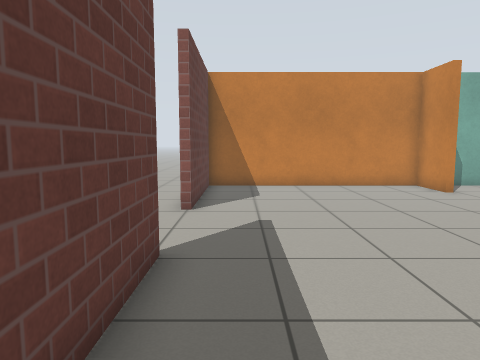
[1] (above)

17 first-person views from a walk through a world built for the Gazebo simulator. The camera is 0.94 m above the floor, tilts 6° down and sees 70° across. The floor is counted in squares, 0.5 m on a side. Each view is taken from the middle of a square. On the plan, view 1 faces up. The plan holds only what a view shows up to about 17 squares ahead; the rest is blank. Simple patterns stand in for the simulator's built-in surfaces.

[2]
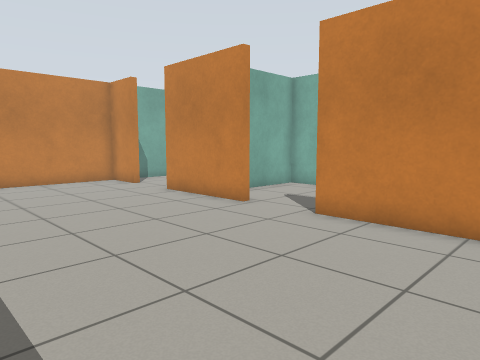

[3]
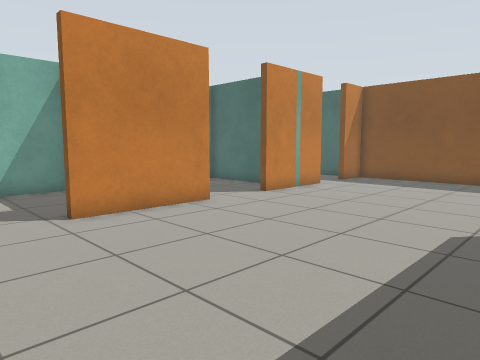

[4]
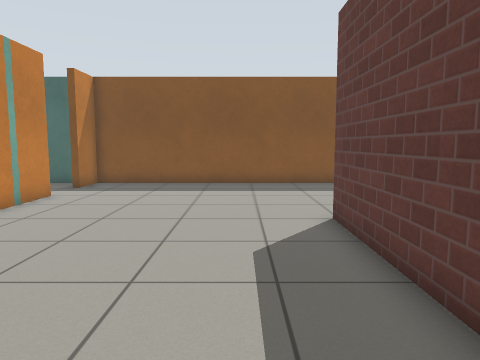

[5]
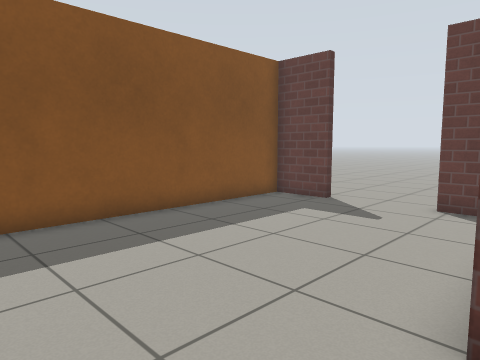

[6]
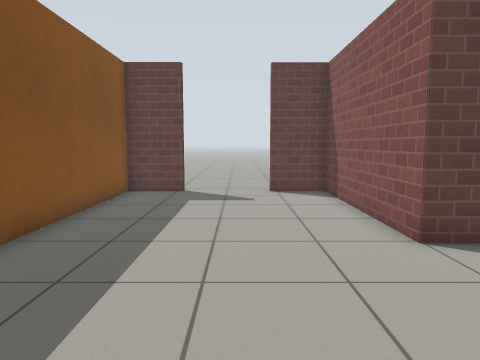

[7]
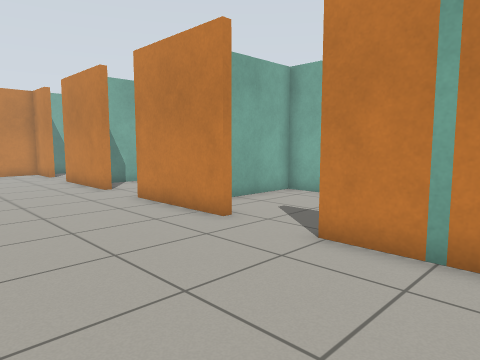

[8]
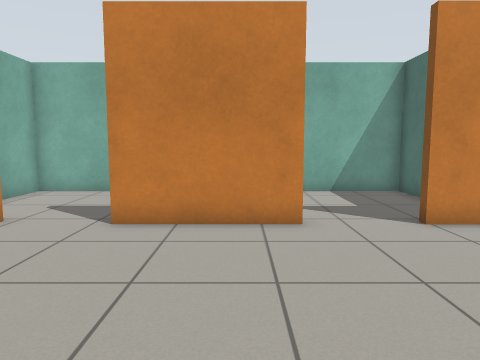

[9]
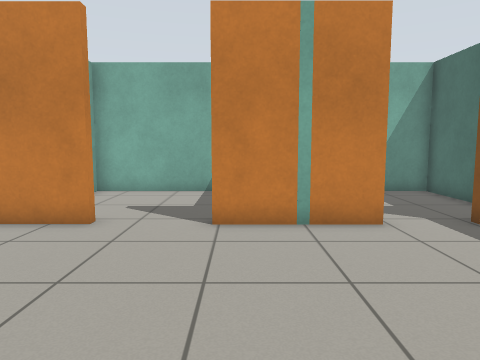

[10]
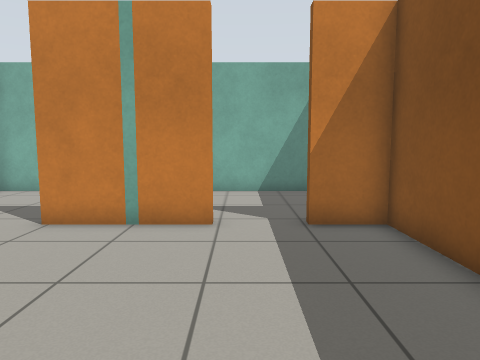

[11]
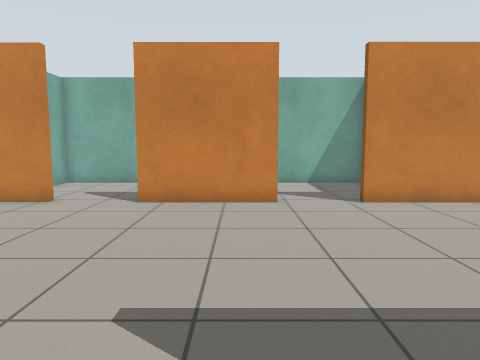

[12]
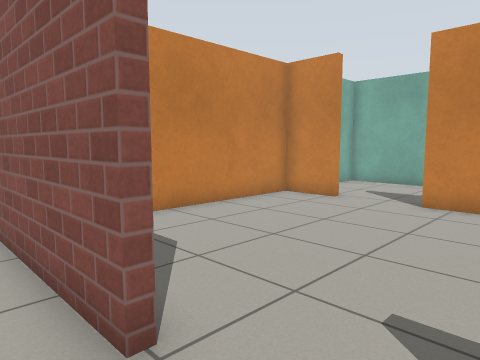

[13]
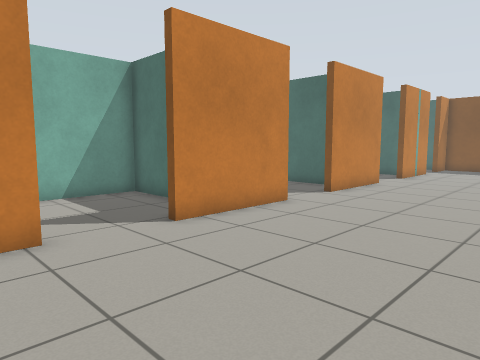

[14]
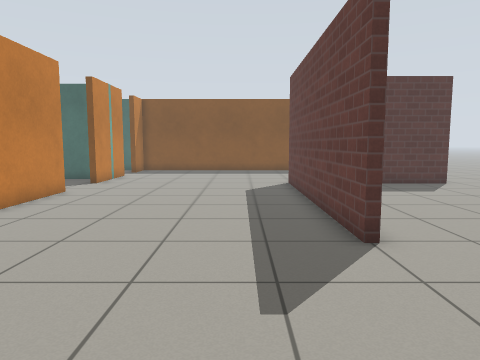

[15]
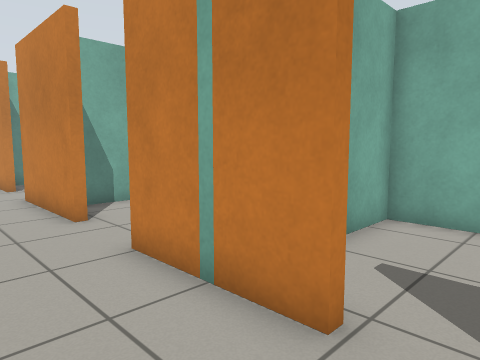

[16]
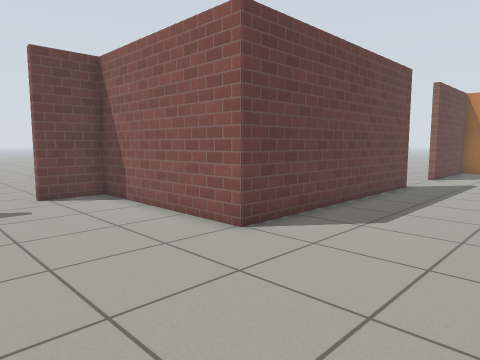

[17]
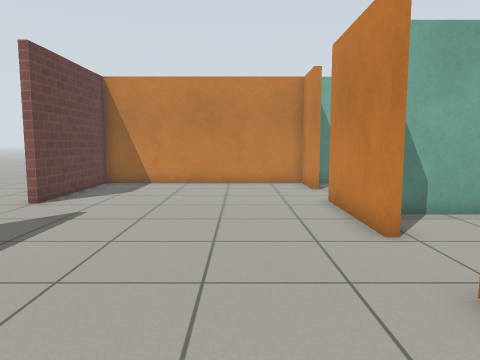

### Floor plan
Points are (right, up) in squares from view 1. A wall is a line through its corners. A room is listed if a view was taken in it or the views show most of it. See-through windows are left out.
Room 1 (views 1, 2, 3, 4, 5, 6, 7, 8, 9, 10, 13, 14, 15, 16, 17)
walls: (7.9, -1.5) (7.9, 3.1); (-1.4, 5.6) (-1.4, -4.6) (-8.6, -4.6) (-8.6, -6.9); (7.9, 5.8) (7.9, 10.4); (7.9, -8.4) (7.9, -4.3); (7.9, 13.1) (7.9, 15.4) (-1.4, 15.4) (-1.4, 9.6); (-8.6, -10.1) (-8.6, -12.4) (7.9, -12.4) (7.9, -10.6)
ways out: opening at (-9, -8.5) to room 2; opening at (-1, 7.5) to room 2; opening at (8, 12) to room 3; opening at (8, -3) to room 4; opening at (8, 4.5) to room 5; opening at (8, -9.5) to room 6
Room 2 (views 11, 12)
walls: (-1.8, 5.6) (-1.4, 5.6); (-1.7, 9.6) (-1.7, 14.8); (-9, -4.3) (-5.7, -4.3)
ways out: opening at (-9, -8.5) to room 1; opening at (-1, 7.5) to room 1; opening at (-10, -11.5)
Room 3 (no view inside)
walls: (11.1, 8.3) (13.6, 8.3) (13.6, 15.4) (8.7, 15.4)
ways out: opening at (8, 12) to room 1
Room 4 (no view inside)
walls: (7.9, -4.3) (8.3, -4.3); (9.9, -6.3) (13.6, -6.3) (13.6, 0.7) (9, 0.7)
ways out: opening at (8, -3) to room 1
Room 5 (no view inside)
walls: (9.4, 1) (11.5, 1); (13.6, 1) (13.6, 8) (8.6, 8)
ways out: opening at (8, 4.5) to room 1
Room 6 (no view inside)
walls: (7.9, -10.6) (8.2, -10.6); (9, -12.4) (13.6, -12.4) (13.6, -6.6) (11.4, -6.6)
ways out: opening at (8, -9.5) to room 1

Positions as (right, up) in squares from view 1, and headings:
1: (0, 0), facing up
2: (0, -2), facing up-right
3: (-1, 6), facing down-right
4: (1, 4), facing down
5: (2, -4), facing down-left
6: (5, -8), facing left
7: (2, -8), facing up-right
8: (0, 0), facing right
9: (0, -5), facing right
10: (0, -9), facing right
11: (-3, 7), facing right
12: (-3, 7), facing up-right
13: (1, 15), facing down-right
14: (1, 12), facing down
15: (5, -10), facing up-right
16: (4, -10), facing up-left
17: (5, -1), facing up
